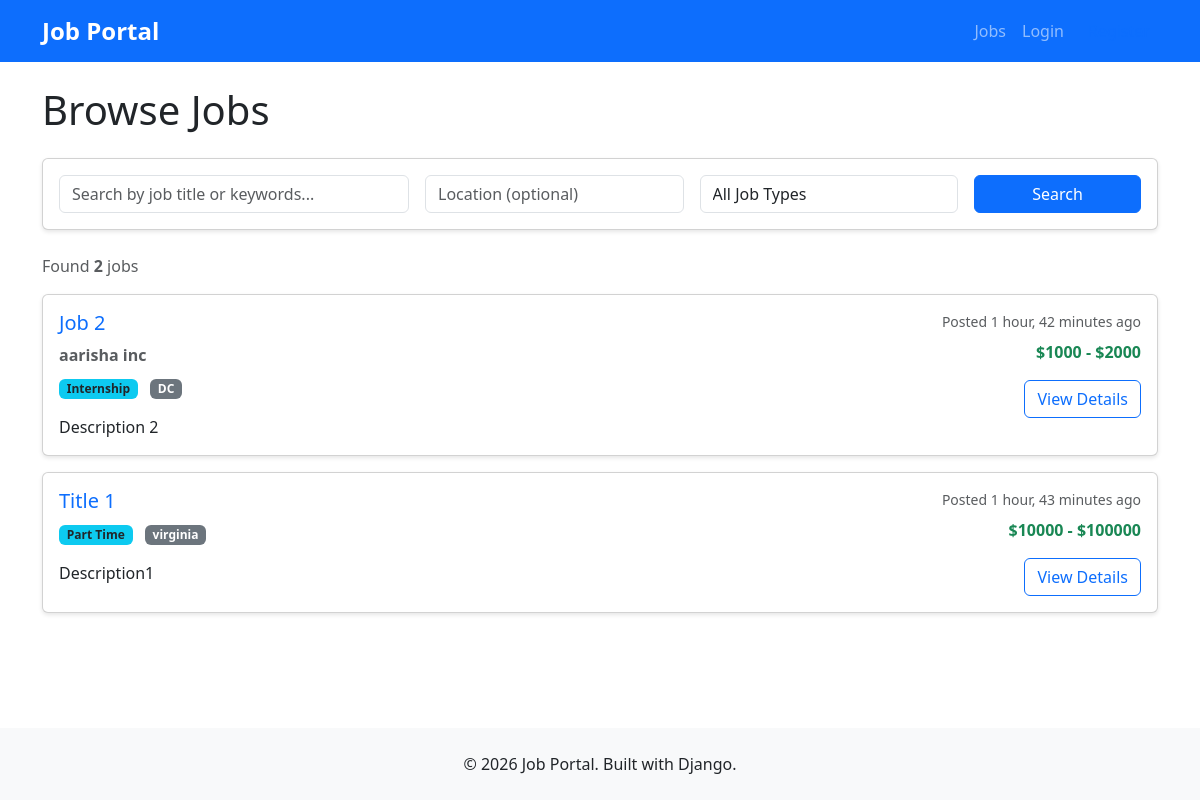
The app's page /jobs/, older data.
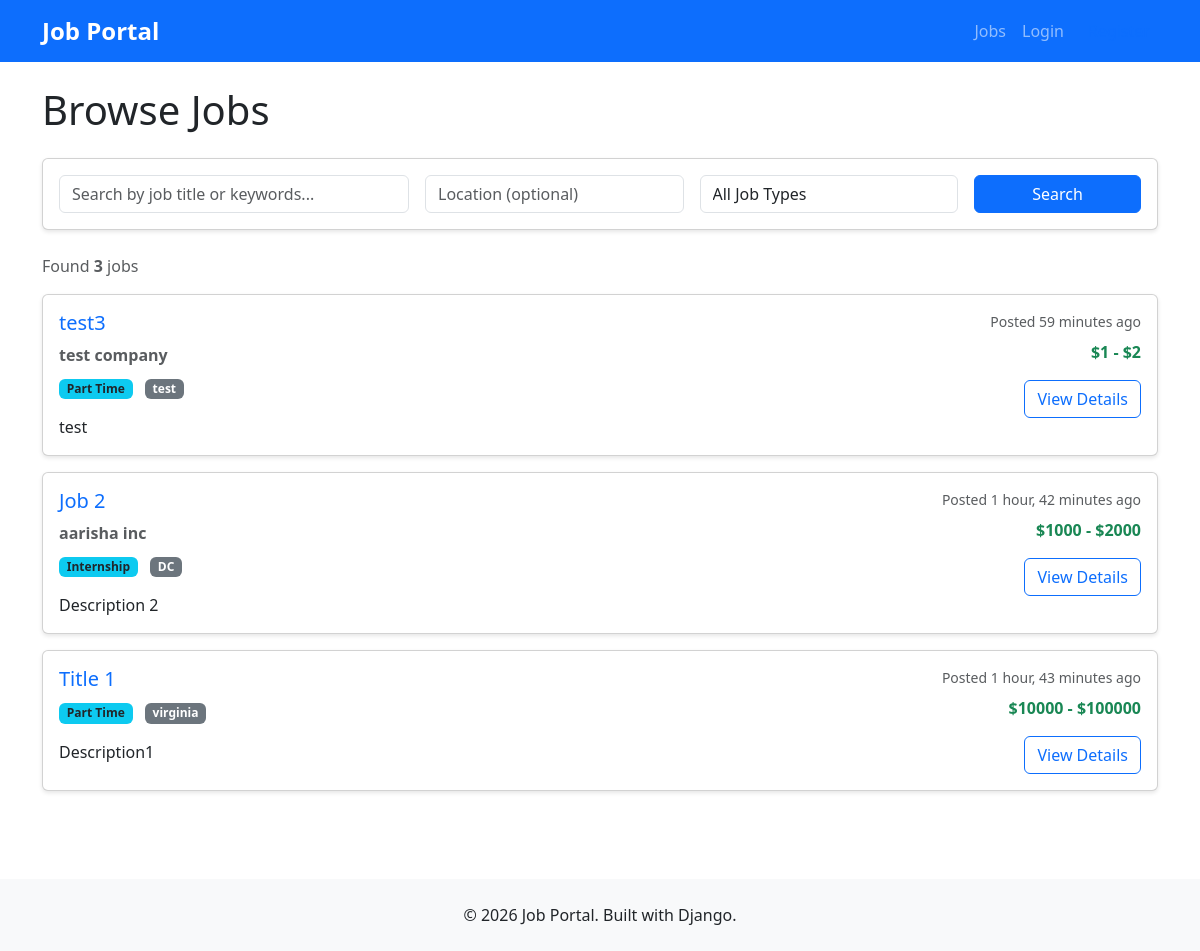
The same page, newer data.
### jobs/models.py (models this page shows)
class Job(models.Model):
    JOB_TYPES = (
        ('full_time', 'Full Time'),
        ('part_time', 'Part Time'),
        ('contract', 'Contract'),
        ('internship', 'Internship'),
    )
    employer = models.ForeignKey(User, on_delete=models.CASCADE)
    title = models.CharField(max_length=200)
    description = models.TextField()
    requirements = models.TextField()
    location = models.CharField(max_length=200)
    job_type = models.CharField(max_length=20, choices=JOB_TYPES)
    salary_min = models.DecimalField(max_digits=10, decimal_places=2, null=True, blank=True)
    salary_max = models.DecimalField(max_digits=10, decimal_places=2, null=True, blank=True)
    is_active = models.BooleanField(default=True)
    created_at = models.DateTimeField(auto_now_add=True)
    updated_at = models.DateTimeField(auto_now=True)
    class Meta:
        db_table = 'jobs'
        ordering = ['-created_at']

### users/models.py (models this page shows)
class User(AbstractUser):
    USER_TYPES = (
        ('job_seeker', 'Job Seeker'),
        ('employer', 'Employer'),
    )
    user_type = models.CharField(max_length=20, choices=USER_TYPES)
    phone = models.CharField(max_length=15, blank=True)
    created_at = models.DateTimeField(auto_now_add=True)
    class Meta:
        db_table = 'users'

class EmployerProfile(models.Model):
    user = models.OneToOneField(User, on_delete=models.CASCADE)
    company_name = models.CharField(max_length=200)
    company_description = models.TextField(blank=True)
    website = models.URLField(blank=True)
    class Meta:
        db_table = 'employer_profiles'

### jobs/views.py (the view, shortened to what this page needs)
# urls.py: path('', views.job_list_view, name='job_list'),
def job_list_view(request):
    jobs = Job.objects.filter(is_active=True)
    form = JobSearchForm(request.GET or None)
    jobs = jobs.order_by('-created_at')
    context = {
        'jobs': jobs,
        'form': form,
        'total_jobs': jobs.count(),
    }
    return render(request, 'jobs/job_list.html', context)

### jobs/forms.py
class JobSearchForm(forms.Form):
    search = forms.CharField(
        required=False,
        max_length=100,
        widget=forms.TextInput(attrs={
            'class': 'form-control',
            'placeholder': 'Search by job title or keywords...'
        })
    )
    location = forms.CharField(
        required=False,
        max_length=100,
        widget=forms.TextInput(attrs={
            'class': 'form-control',
            'placeholder': 'Location (optional)'
        })
    )
    job_type = forms.ChoiceField(
        required=False,
        choices=[('', 'All Job Types')] + list(Job.JOB_TYPES),
        widget=forms.Select(attrs={
            'class': 'form-control'
        })
    )

### templates/jobs/job_list.html (shortened to what this page needs)
{% extends 'base.html' %}
{% block content %}
<div class="row">
    <div class="col-12">
        <h1 class="mb-4">Browse Jobs</h1>
        <div class="card mb-4">
            <div class="card-body">
                <form method="get" action="{% url 'jobs:job_list' %}">
                    <div class="row g-3">
                        <div class="col-md-4">
                            {{ form.search }}
                        </div>
                        <div class="col-md-3">
                            {{ form.location }}
                        </div>
                        <div class="col-md-3">
                            {{ form.job_type }}
                        </div>
                        <div class="col-md-2">
                            <button type="submit" class="btn btn-primary w-100">
                                Search
                            </button>
                        </div>
                    </div>
                </form>
            </div>
        </div>
        <div class="mb-3">
            <p class="text-muted">
                Found <strong>{{ total_jobs }}</strong> job{{ total_jobs|pluralize }}
            </p>
        </div>
        {% if jobs %}
            <div class="row">
                {% for job in jobs %}
                    <div class="col-12 mb-3">
                        <div class="card">
                            <div class="card-body">
                                <div class="row">
                                    <div class="col-md-9">
                                        <h5 class="card-title">
                                            <a href="{% url 'jobs:job_detail' job.pk %}" class="text-decoration-none">
                                                {{ job.title }}
                                            </a>
                                        </h5>
                                        <p class="card-text text-muted mb-2">
                                            <strong>{{ job.employer.employerprofile.company_name }}</strong>
                                        </p>
                                        <p class="card-text">
                                            <span class="badge bg-info text-dark me-2">{{ job.get_job_type_display }}</span>
                                            <span class="badge bg-secondary">{{ job.location }}</span>
                                        </p>
                                        <p class="card-text text-truncate" style="max-width: 600px;">
                                            {{ job.description|truncatewords:30 }}
                                        </p>
                                    </div>
                                    <div class="col-md-3 text-end">
                                        <p class="text-muted small mb-2">
                                            Posted {{ job.created_at|timesince }} ago
                                        </p>
                                        {% if job.salary_min and job.salary_max %}
                                            <p class="text-success fw-bold mb-3">
                                                ${{ job.salary_min|floatformat:0 }} - ${{ job.salary_max|floatformat:0 }}
                                            </p>
                                        {% endif %}
                                        <a href="{% url 'jobs:job_detail' job.pk %}" class="btn btn-outline-primary">
                                            View Details
                                        </a>
                                    </div>
                                </div>
                            </div>
                        </div>
                    </div>
                {% endfor %}
            </div>
        {% else %}
            <div class="alert alert-info">
                <h4>No jobs found</h4>
                <p class="mb-0">Try adjusting your search filters or check back later for new opportunities.</p>
            </div>
        {% endif %}
    </div>
</div>
{% endblock %}

Row changes from the older to the newer data that the page shows:
added Job: title "test3", employer.employerprofile.company_name "test company", job_type "Part Time", location "test", description "test", created_at "59 minutes", salary_min "1", salary_max "2"
Text that changed along with them:
{{ total_jobs }}: "2" → "3"
